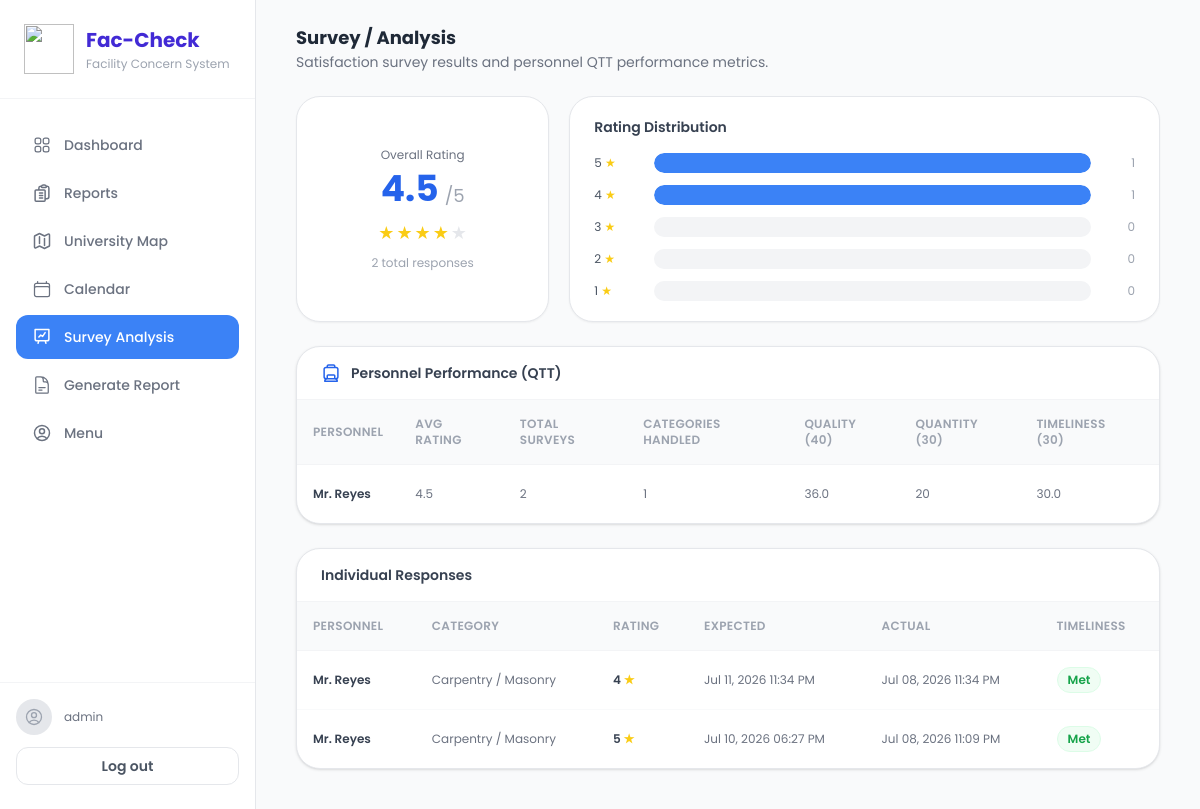
The app's page /adm/survey-analysis/ (signed in) with its own data.
### user/models.py (models this page shows, shortened)
class Report(models.Model):
    STATUS_CHOICES = [
        ('pending', 'Pending'),
        ('in_progress', 'In Progress'),
        ('resolved', 'Resolved'),
        ('closed', 'Closed'),
    ]
    CATEGORY_CHOICES = [
        ('electrical', 'Electrical'),
        ('plumbing', 'Plumbing'),
        ('refrigeration_acu', 'Refrigeration / ACUs'),
        ('carpentry_masonry', 'Carpentry / Masonry'),
        ('painting', 'Painting'),
        ('vehicle_checkup', 'Vehicle Check-up'),
        ('others', 'Others'),
    ]
    PRIORITY_CHOICES = [
    ('critical', 'Critical / Urgent'),
    ('high', 'High Priority'),
    ('standard', 'Standard'),
    ]
    user = models.ForeignKey(User, on_delete=models.SET_NULL, null=True, blank=True, related_name='reports')
    report_number = models.CharField(max_length=30, unique=True, blank=True, null=True)
    photo = models.ImageField(upload_to='reports/')
    category = models.CharField(max_length=100, choices=CATEGORY_CHOICES)
    custom_category = models.CharField(max_length=100, blank=True, null=True)
    location = models.CharField(max_length=100)
    description = models.TextField()
    status = models.CharField(max_length=20, choices=STATUS_CHOICES, default='pending')
    submitted_at = models.DateTimeField(auto_now_add=True)
    priority = models.CharField(max_length=30, choices=PRIORITY_CHOICES, blank=True, null=True)
    assigned_personnel = models.CharField(max_length=255, blank=True, null=True)
    assigned_personnel_data = models.JSONField(default=list, blank=True)
    accomplished_at = models.DateTimeField(null=True, blank=True)
    in_progress_at = models.DateTimeField(null=True, blank=True)
    pending_awaiting_personnel = models.BooleanField(default=False)
    pending_awaiting_personnel_at = models.DateTimeField(null=True, blank=True)
    pending_awaiting_materials = models.BooleanField(default=False)
    pending_awaiting_materials_at = models.DateTimeField(null=True, blank=True)
    pending_awaiting_approval = models.BooleanField(default=False)
    pending_awaiting_approval_at = models.DateTimeField(null=True, blank=True)
    cnn_raw_prediction = models.CharField(max_length=100, blank=True, null=True)
    cnn_confidence = models.FloatField(blank=True, null=True)
    cnn_margin = models.FloatField(blank=True, null=True)
    flagged_for_review = models.BooleanField(default=False)
    @property
    def expected_resolution_hours(self):
        if self.priority == 'critical':
            return 24
        if self.priority == 'high':
            return 48
        if self.priority == 'standard':
            return 72
        return 72
    @property
    def expected_resolution_at(self):
        if not self.in_progress_at:
            return None
        return self.in_progress_at + timedelta(hours=self.expected_resolution_hours)
    @property
    def met_expected_resolution(self):
        expected_at = self.expected_resolution_at
        if not expected_at or not self.accomplished_at:
            return False
        return self.accomplished_at <= expected_at

### adm/views.py (the view)
# urls.py: path('survey-analysis/', admin_required(views.survey_analysis), name='survey_analysis'),
def survey_analysis(request):
    return render(request, 'survey_analysis.html', build_survey_analysis_context())

### adm/templates/survey_analysis.html (shortened to what this page needs)
{% extends "layouts/base.html" %}
{% block content %}
  <main class="flex-1 min-w-0 w-full bg-gray-50">
    <div class="w-full px-6 lg:px-10 xl:px-16 pt-6 pb-24 lg:pb-10">
      <div class="mb-6">
        <h1 class="text-lg font-bold text-gray-800">Survey / Analysis</h1>
        <p class="text-sm text-gray-500">Satisfaction survey results and personnel QTT performance metrics.</p>
      </div>
      <section class="grid grid-cols-1 lg:grid-cols-[0.75fr_1.75fr] gap-5 mb-6">
        <div class="bg-white border border-gray-200 rounded-3xl shadow-sm px-6 py-5 flex flex-col items-center justify-center text-center min-h-[170px]">
          <p class="text-xs text-gray-500 mb-2">Overall Rating</p>
          <div class="flex items-end justify-center gap-1.5">
            <span class="text-4xl font-bold text-blue-600 leading-none">{{ avg_rating }}</span>
            <span class="text-lg text-gray-400 leading-none mb-0.5">/5</span>
          </div>
          <div class="mt-3 flex items-center justify-center gap-0.5 text-yellow-400 text-lg">
            <span>&#9733;</span>
            <span>&#9733;</span>
            <span>&#9733;</span>
            <span>&#9733;</span>
            <span class="text-gray-200">&#9733;</span>
          </div>
          <p class="text-xs text-gray-400 mt-2">{{ total_surveys }} total response{{ total_surveys|pluralize }}</p>
        </div>
        <div class="bg-white border border-gray-200 rounded-3xl shadow-sm px-6 py-5">
          <h2 class="text-sm font-semibold text-gray-700 mb-4">Rating Distribution</h2>
          <div class="space-y-3">
            {% for row in rating_rows %}
              <div class="grid grid-cols-[3rem_1fr_2rem] gap-3 items-center">
                <div class="text-xs text-gray-600">
                  {{ row.rating }}
                  <span class="text-yellow-400">&#9733;</span>
                </div>
                <div class="h-5 bg-gray-100 rounded-full overflow-hidden">
                  <div class="h-full bg-blue-500 rounded-full"
                       style="width: {{ row.percent }}%"></div>
                </div>
                <div class="text-xs text-gray-400 text-right">{{ row.count }}</div>
              </div>
            {% endfor %}
          </div>
        </div>
      </section>
      <section class="w-full max-w-full min-w-0 bg-white border border-gray-200 rounded-3xl shadow overflow-hidden mb-6">
        <div class="px-6 py-4 border-b border-gray-100 flex items-center gap-2.5">
          <h2 class="text-sm font-semibold text-gray-700">Personnel Performance (QTT)</h2>
        </div>
        <div class="w-full max-w-full overflow-x-auto">
          <table class="w-full min-w-[980px] text-sm">
            <thead>
              <tr class="border-b border-gray-100 bg-gray-50">
                <th class="px-4 py-4 text-left text-xs font-semibold text-gray-400 uppercase tracking-wide">Personnel</th>
                <th class="px-4 py-4 text-left text-xs font-semibold text-gray-400 uppercase tracking-wide">Avg Rating</th>
                <th class="px-4 py-4 text-left text-xs font-semibold text-gray-400 uppercase tracking-wide">Total Surveys</th>
                <th class="px-4 py-4 text-left text-xs font-semibold text-gray-400 uppercase tracking-wide">Categories Handled</th>
                <th class="px-4 py-4 text-left text-xs font-semibold text-gray-400 uppercase tracking-wide">Quality (40)</th>
                <th class="px-4 py-4 text-left text-xs font-semibold text-gray-400 uppercase tracking-wide">Quantity (30)</th>
                <th class="px-4 py-4 text-left text-xs font-semibold text-gray-400 uppercase tracking-wide">Timeliness (30)</th>
                <th class="px-4 py-4 text-left text-xs font-semibold text-gray-400 uppercase tracking-wide">QTT Score (100)</th>
              </tr>
            </thead>
            <tbody class="divide-y divide-gray-50">
              {% for row in personnel_rows %}
                <tr class="hover:bg-gray-50 transition-colors">
                  <td class="px-4 py-4 text-xs font-semibold text-gray-700">{{ row.name }}</td>
                  <td class="px-4 py-4 text-xs text-gray-500">{{ row.avg_rating }}</td>
                  <td class="px-4 py-4 text-xs text-gray-500">{{ row.total_surveys }}</td>
                  <td class="px-4 py-4 text-xs text-gray-500 max-w-[180px] whitespace-normal">{{ row.categories_handled }}</td>
                  <td class="px-4 py-4 text-xs text-gray-500">{{ row.quality }}</td>
                  <td class="px-4 py-4 text-xs text-gray-500">{{ row.quantity }}</td>
                  <td class="px-4 py-4 text-xs text-gray-500">{{ row.timeliness }}</td>
                  <td class="px-4 py-4">
                  </td>
                </tr>
              {% empty %}
                <tr>
                  <td colspan="8" class="py-16 text-center text-sm text-gray-400">No personnel survey data yet.</td>
                </tr>
              {% endfor %}
            </tbody>
          </table>
        </div>
      </section>
      <section class="w-full max-w-full min-w-0 bg-white border border-gray-200 rounded-3xl shadow overflow-hidden">
        <div class="px-6 py-4 border-b border-gray-100">
          <h2 class="text-sm font-semibold text-gray-700">Individual Responses</h2>
        </div>
        <div class="w-full max-w-full overflow-x-auto">
          <table class="w-full min-w-[1100px] text-sm">
            <thead>
              <tr class="border-b border-gray-100 bg-gray-50">
                <th class="px-4 py-4 text-left text-xs font-semibold text-gray-400 uppercase tracking-wide">Personnel</th>
                <th class="px-4 py-4 text-left text-xs font-semibold text-gray-400 uppercase tracking-wide">Category</th>
                <th class="px-4 py-4 text-left text-xs font-semibold text-gray-400 uppercase tracking-wide">Rating</th>
                <th class="px-4 py-4 text-left text-xs font-semibold text-gray-400 uppercase tracking-wide">Expected</th>
                <th class="px-4 py-4 text-left text-xs font-semibold text-gray-400 uppercase tracking-wide">Actual</th>
                <th class="px-4 py-4 text-left text-xs font-semibold text-gray-400 uppercase tracking-wide">Timeliness</th>
              </tr>
            </thead>
            <tbody class="divide-y divide-gray-50">
              {% for response in responses %}
                <tr class="hover:bg-gray-50 transition-colors">
                  <td class="px-4 py-4 text-xs font-semibold text-gray-700">{{ response.personnel }}</td>
                  <td class="px-4 py-4 text-xs text-gray-500">{{ response.category }}</td>
                  <td class="px-4 py-4 text-xs text-gray-700 font-semibold whitespace-nowrap">
                    {{ response.rating }}
                    <span class="text-yellow-400">&#9733;</span>
                  </td>
                  <td class="px-4 py-4 text-xs text-gray-500 whitespace-nowrap">
                    {% if response.expected_at %}
                      {{ response.expected_at|date:"M d, Y h:i A" }}
                    {% else %}
                      -
                    {% endif %}
                  </td>
                  <td class="px-4 py-4 text-xs text-gray-500 whitespace-nowrap">
                    {% if response.actual_at %}
                      {{ response.actual_at|date:"M d, Y h:i A" }}
                    {% else %}
                      -
                    {% endif %}
                  </td>
                  <td class="px-4 py-4">
                    {% if response.met_expected %}
                      <span class="inline-flex px-2.5 py-1 rounded-full bg-green-50 text-green-600 text-xs font-semibold border border-green-100">
                        Met
                      </span>
                    {% else %}
                      <span class="inline-flex px-2.5 py-1 rounded-full bg-orange-50 text-orange-600 text-xs font-semibold border border-orange-100">
                        Not met
                      </span>
                    {% endif %}
                  </td>
                </tr>
              {% empty %}
                <tr>
                  <td colspan="8" class="py-16 text-center text-sm text-gray-400">No survey responses yet.</td>
                </tr>
              {% endfor %}
            </tbody>
          </table>
        </div>
      </section>
    </div>
  </main>
{% endblock %}

### adm/templates/components/sidebar.html (shortened to what this page needs)
{% load static tailwind_tags %} {% tailwind_css %}
<aside
  class="hidden lg:flex flex-col w-64 bg-white border-r border-gray-200 fixed h-full z-50"
>
  <div class="flex items-center gap-3 px-6 py-6 border-b border-gray-100">
    <img
      src="{% static 'adm/images/Fac-Check-Logo.png' %}"
      style="width: 50px; height: 50px; object-fit: contain"
    />
    <div>
      <h1 class="text-xl font-bold text-primary">Fac-Check</h1>
      <p class="text-xs text-gray-400 mt-0.5">Facility Concern System</p>
    </div>
  </div>
  <nav class="flex-1 px-4 py-6 flex flex-col gap-1">
    <a
      href="{% url 'dashboard' %}"
      class="flex items-center gap-3 px-4 py-3 rounded-xl text-sm font-medium {% if request.resolver_match.url_name == 'dashboard' %}bg-blue-500 text-white {% else %}text-gray-500 hover:bg-gray-50 hover:text-gray-900{% endif %} transition-colors"
    >
      Dashboard
    </a>
    <a
      href="{% url 'reports' %}"
      class="flex items-center gap-3 px-4 py-3 rounded-xl text-sm font-medium {% if request.resolver_match.url_name == 'reports' %}bg-blue-500 text-white {% else %}text-gray-500 hover:bg-gray-50 hover:text-gray-900{% endif %} transition-colors"
    >
      Reports
    </a>
    <a
      href="{% url 'universitymap'%}"
      class="flex items-center gap-3 px-4 py-3 rounded-xl text-sm font-medium {% if request.resolver_match.url_name == 'universitymap' %}bg-blue-500 text-white {% else %}text-gray-500 hover:bg-gray-50 hover:text-gray-900{% endif %} transition-colors"
    >
      University Map
    </a>
    <a
      href="{% url 'calendar_view' %}"
      class="flex items-center gap-3 px-4 py-3 rounded-xl text-sm font-medium {% if request.resolver_match.url_name == 'calendar_view' %}bg-blue-500 text-white {% else %}text-gray-500 hover:bg-gray-50 hover:text-gray-900{% endif %} transition-colors"
    >
      Calendar
    </a>
    <a
      href="{% url 'survey_analysis' %}"
      class="flex items-center gap-3 px-4 py-3 rounded-xl text-sm font-medium {% if request.resolver_match.url_name == 'survey_analysis' %}bg-blue-500 text-white {% else %}text-gray-500 hover:bg-gray-50 hover:text-gray-900{% endif %} transition-colors"
    >
      Survey Analysis
    </a>
    <a
      href="#"
      class="flex items-center gap-3 px-4 py-3 rounded-xl text-sm font-medium text-gray-500 hover:bg-gray-50 hover:text-gray-900 transition-colors"
    >
      Generate Report
    </a>
    <a
      href="{% url 'ProfileMenu'%}"
      class="flex items-center gap-3 px-4 py-3 rounded-xl text-sm font-medium {% if request.resolver_match.url_name == 'ProfileMenu' %}bg-blue-500 text-white {% else %}text-gray-500 hover:bg-gray-50 hover:text-gray-900{% endif %} transition-colors"
    >
      Menu
    </a>
  </nav>
  <div class="px-4 pb-6 border-t border-gray-100 pt-4">
    <div class="flex items-center gap-3 mb-3">
      <div
        class="w-9 h-9 rounded-full bg-gray-200 flex items-center justify-center shrink-0"
      >
      </div>
      <div class="min-w-0">
        <p class="text-xs text-gray-500 truncate">{{ user.username }}</p>
      </div>
    </div>
    <button
      type="button"
      onClick="openLogoutModal()"
      data-open-logout
      class="w-full text-sm font-semibold text-gray-600 border border-gray-200 bg-white px-4 py-2 rounded-xl hover:bg-gray-50 transition-colors"
    >
      Log out
    </button>
  </div>
</aside>

### adm/templates/layouts/base.html (style rules this page uses)
:root { color-scheme: light; }
html, body { min-height: 100%; width: 100%; margin: 0; background: #f9fafb; }
body { min-height: 100vh; overflow-x: hidden; }

### records on screen
Report: name "Mr. Reyes", personnel "Mr. Reyes", category "Carpentry / Masonry", rating "5", expected_at "Jul 10, 2026 06:27 PM", actual_at "Jul 08, 2026 11:09 PM"
Report: personnel "Mr. Reyes", category "Carpentry / Masonry", rating "4", expected_at "Jul 11, 2026 11:34 PM", actual_at "Jul 08, 2026 11:34 PM"

### other values on screen
{{ user.username }} "admin"
{{ avg_rating }} "4.5"
{{ total_surveys }} "2"
{{ row.rating }} "5" "4" "3" "2" "1"
{{ row.count }} "1" "1" "0" "0" "0"
{{ row.avg_rating }} "4.5"
{{ row.total_surveys }} "2"
{{ row.categories_handled }} "1"
{{ row.quality }} "36.0"
{{ row.quantity }} "20"
{{ row.timeliness }} "30.0"
